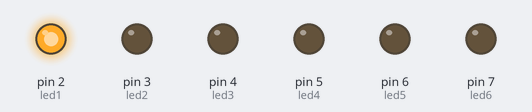
This sketch was run on a simulated Arduino Uno, built with avr-gcc and run on an emulated ATmega328P. Shown: output pins drawn as LEDs (lit = HIGH).

Above: at 0.05 s.
At 0.35 s:
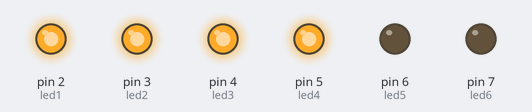
At 0.75 s:
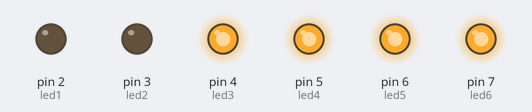
At 1.45 s:
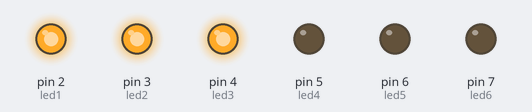
At 2.15 s:
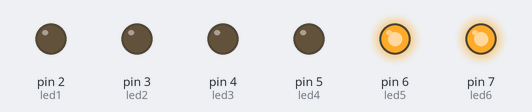
At 2.85 s:
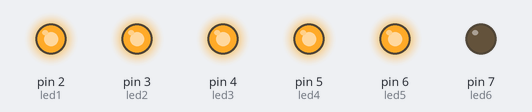
Timing chart, 0 to 3.1 s (numbered marks = the images above):
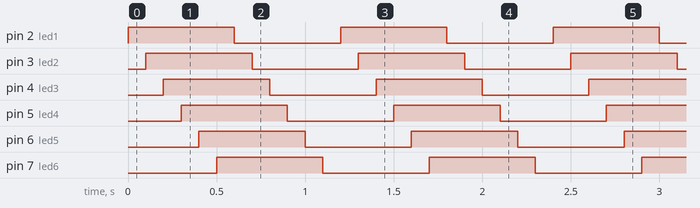

The sketch:

led_lauflicht.ino
```cpp
int led1 = 2;
int led2 = 3;
int led3 = 4;
int led4 = 5;
int led5 = 6;
int led6 = 7;

void setup() {
  // put your setup code here, to run once:
  pinMode(led1, OUTPUT);
  pinMode(led2, OUTPUT);
  pinMode(led3, OUTPUT);
  pinMode(led4, OUTPUT);
  pinMode(led5, OUTPUT);
  pinMode(led6, OUTPUT);
}

void loop() {
  // put your main code here, to run repeatedly:
  //calling method to pull pins high and light LEDs
  pullHigh();
  //calling method to pull pins low and dim off LEDs
  pullLow();
  delay(100);
}

void pullHigh()
{
  // start pulling all pins high
  digitalWrite(led1, HIGH);
  delay(100);
  digitalWrite(led2, HIGH);
  delay(100);
  digitalWrite(led3, HIGH);
  delay(100);
  digitalWrite(led4, HIGH);
  delay(100);
  digitalWrite(led5, HIGH);
  delay(100);
  digitalWrite(led6, HIGH);
  delay(100);
}

void pullLow()
{
  // start pulling all pins low
  digitalWrite(led1, LOW);
  delay(100);
  digitalWrite(led2, LOW);
  delay(100);
  digitalWrite(led3, LOW);
  delay(100);
  digitalWrite(led4, LOW);
  delay(100);
  digitalWrite(led5, LOW);
  delay(100);
  digitalWrite(led6, LOW);
}
```

Measured:
- by itself, pin 2 (led1), pin 3 (led2), pin 4 (led3), pin 5 (led4), pin 6 (led5), pin 7 (led6): alternates HIGH for 0.60 s and LOW for 0.60 s
- by itself, everything shown: repeats every 1.2 s, in 12 steps
